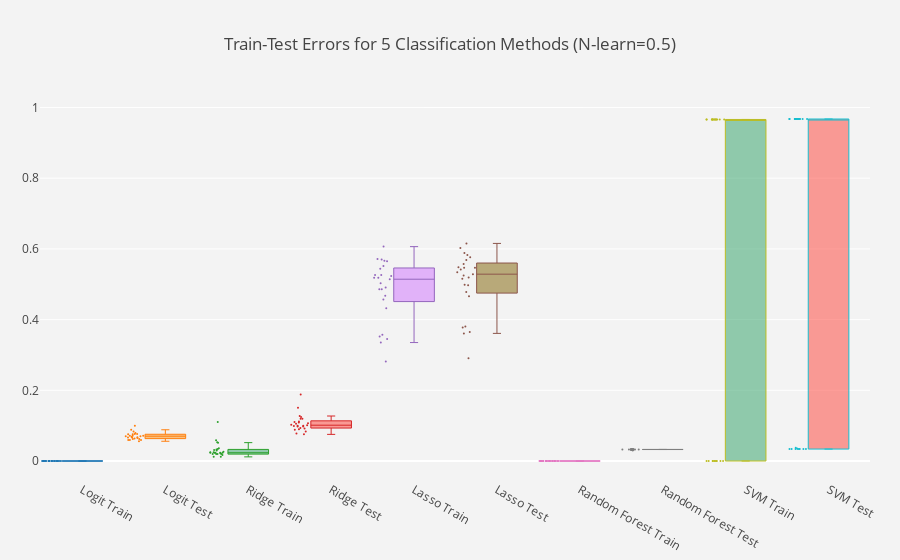

Source (notebook cell):
### Code cell
fig.show()
#pt.set_credentials_file(username='mdrozdov', api_key='lIJzsy13FVNFbyw4I9bS')
#py.iplot(fig)

### Figure 1 — Plotly figure (JSON) as saved in the notebook; plotly's stock layout.template omitted (floating-point values rounded to 4 significant figures)
{"data": [{"boxpoints": "all", "fillcolor": "rgba(93, 164, 214, 0.5)", "jitter": 0.5, "line": {"width": 1}, "marker": {"size": 2}, "name": "Logit Train", "type": "box", "uid": "227e3a80-12b9-49d8-8ebe-ff424961ac5e", "whiskerwidth": 0.2, "y": [0, 0, 0, 0, 0, 0, 0, 0, 0, 0, 0, 0, 0, 0, 0, 0, 0, 0, 0, 0, 0, 0, 0, 0, 0]}, {"boxpoints": "all", "fillcolor": "rgba(255, 144, 14, 0.5)", "jitter": 0.5, "line": {"width": 1}, "marker": {"size": 2}, "name": "Logit Test", "type": "box", "uid": "815fb98f-10f2-4324-be34-f515267bfc72", "whiskerwidth": 0.2, "y": [0.07013, 0.07013, 0.07662, 0.07532, 0.07532, 0.05974, 0.1, 0.07143, 0.07143, 0.06883, 0.06364, 0.05974, 0.06234, 0.07143, 0.06494, 0.05974, 0.05584, 0.08312, 0.06623, 0.08831, 0.07922, 0.06623, 0.07662, 0.06753, 0.06234]}, {"boxpoints": "all", "fillcolor": "rgba(44, 160, 101, 0.5)", "jitter": 0.5, "line": {"width": 1}, "marker": {"size": 2}, "name": "Ridge Train", "type": "box", "uid": "8fd0e95d-2ac7-46af-b1f1-58d9cc90b92b", "whiskerwidth": 0.2, "y": [0.02597, 0.02338, 0.02468, 0.02338, 0.01948, 0.01948, 0.03247, 0.05195, 0.01169, 0.02338, 0.01948, 0.02338, 0.01948, 0.02208, 0.02468, 0.01688, 0.02338, 0.1104, 0.01169, 0.03636, 0.05844, 0.03377, 0.02987, 0.05325, 0.03117]}, {"boxpoints": "all", "fillcolor": "rgba(255, 65, 54, 0.5)", "jitter": 0.5, "line": {"width": 1}, "marker": {"size": 2}, "name": "Ridge Test", "type": "box", "uid": "19a9cb19-a7d4-42ba-b9b1-822fd703508a", "whiskerwidth": 0.2, "y": [0.09221, 0.0974, 0.0974, 0.1104, 0.1013, 0.07532, 0.1195, 0.1273, 0.1091, 0.1065, 0.08831, 0.09351, 0.1195, 0.1117, 0.1, 0.07792, 0.0987, 0.1883, 0.08312, 0.1052, 0.1506, 0.1026, 0.08961, 0.1247, 0.1]}, {"boxpoints": "all", "fillcolor": "rgba(207, 114, 255, 0.5)", "jitter": 0.5, "line": {"width": 1}, "marker": {"size": 2}, "name": "Lasso Train", "type": "box", "uid": "0a2c80ea-e9bd-45cb-b4ea-60d7b1dc18ea", "whiskerwidth": 0.2, "y": [0.3519, 0.5026, 0.5234, 0.5701, 0.5182, 0.3571, 0.4857, 0.4675, 0.5143, 0.526, 0.5182, 0.4909, 0.5649, 0.5519, 0.3351, 0.4325, 0.4857, 0.6065, 0.4571, 0.3455, 0.5714, 0.5662, 0.5442, 0.526, 0.2818]}, {"boxpoints": "all", "fillcolor": "rgba(127, 96, 0, 0.5)", "jitter": 0.5, "line": {"width": 1}, "marker": {"size": 2}, "name": "Lasso Test", "type": "box", "uid": "aa419ad6-41b0-4ad2-93e5-0a477bc18c7a", "whiskerwidth": 0.2, "y": [0.3805, 0.5156, 0.5481, 0.5766, 0.5468, 0.3779, 0.5468, 0.4987, 0.5195, 0.5247, 0.5571, 0.5286, 0.6026, 0.6156, 0.3649, 0.4779, 0.4974, 0.5688, 0.4662, 0.361, 0.5883, 0.5831, 0.5338, 0.5416, 0.2909]}, {"boxpoints": "all", "fillcolor": "rgba(93, 164, 214, 0.5)", "jitter": 0.5, "line": {"width": 1}, "marker": {"size": 2}, "name": "Random Forest Train", "type": "box", "uid": "d7b7f494-6eda-49cb-81da-c59370bebba7", "whiskerwidth": 0.2, "y": [0, 0, 0, 0, 0, 0, 0, 0, 0, 0, 0, 0, 0, 0, 0, 0, 0, 0, 0, 0, 0, 0, 0, 0, 0]}, {"boxpoints": "all", "fillcolor": "rgba(255, 144, 14, 0.5)", "jitter": 0.5, "line": {"width": 1}, "marker": {"size": 2}, "name": "Random Forest Test", "type": "box", "uid": "ef200e2d-eb2e-494f-a4c9-ef998802c2f6", "whiskerwidth": 0.2, "y": [0.03117, 0.03247, 0.03247, 0.03247, 0.03247, 0.03117, 0.03377, 0.03377, 0.03377, 0.03377, 0.03247, 0.03247, 0.03247, 0.03247, 0.03247, 0.03247, 0.03117, 0.03377, 0.03247, 0.03247, 0.02987, 0.03247, 0.03247, 0.03117, 0.03377]}, {"boxpoints": "all", "fillcolor": "rgba(44, 160, 101, 0.5)", "jitter": 0.5, "line": {"width": 1}, "marker": {"size": 2}, "name": "SVM Train", "type": "box", "uid": "9a70ab78-6197-4fb7-902e-90ff5b94461f", "whiskerwidth": 0.2, "y": [0.9662, 0, 0.9662, 0.9662, 0.9662, 0.9662, 0, 0, 0, 0, 0.9662, 0.9662, 0.9662, 0, 0.9662, 0, 0.9662, 0.9662, 0, 0.9662, 0.9662, 0, 0.9662, 0.9662, 0]}, {"boxpoints": "all", "fillcolor": "rgba(255, 65, 54, 0.5)", "jitter": 0.5, "line": {"width": 1}, "marker": {"size": 2}, "name": "SVM Test", "type": "box", "uid": "6b461b81-cd87-4fb7-9310-df76b99a571e", "whiskerwidth": 0.2, "y": [0.9675, 0.03377, 0.9675, 0.9675, 0.9675, 0.9675, 0.03766, 0.03377, 0.03377, 0.03377, 0.9675, 0.9675, 0.9675, 0.03377, 0.9675, 0.03377, 0.9675, 0.9675, 0.03506, 0.9675, 0.9675, 0.03377, 0.9675, 0.9675, 0.03377]}], "layout": {"autosize": true, "margin": {"b": 80, "l": 40, "r": 30, "t": 100}, "paper_bgcolor": "rgb(243, 243, 243)", "plot_bgcolor": "rgb(243, 243, 243)", "showlegend": false, "title": {"text": "Train-Test Errors for 5 Classification Methods (N-learn=0.5)"}, "xaxis": {"autorange": true, "range": [-0.506, 9.5], "type": "category"}, "yaxis": {"autorange": true, "dtick": 0, "gridcolor": "rgb(255, 255, 255)", "gridwidth": 1, "range": [-0.05375, 1.021], "showgrid": true, "type": "linear", "zeroline": true, "zerolinecolor": "rgb(255, 255, 255)", "zerolinewidth": 2}}}
